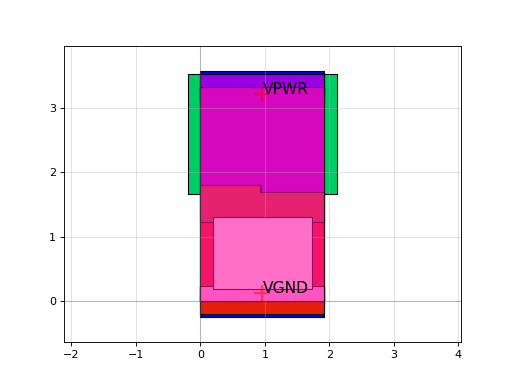

Generate this figure with Python:
import sky130

c = sky130.components.sky130_fd_sc_hs__buf_1()
c.plot()
